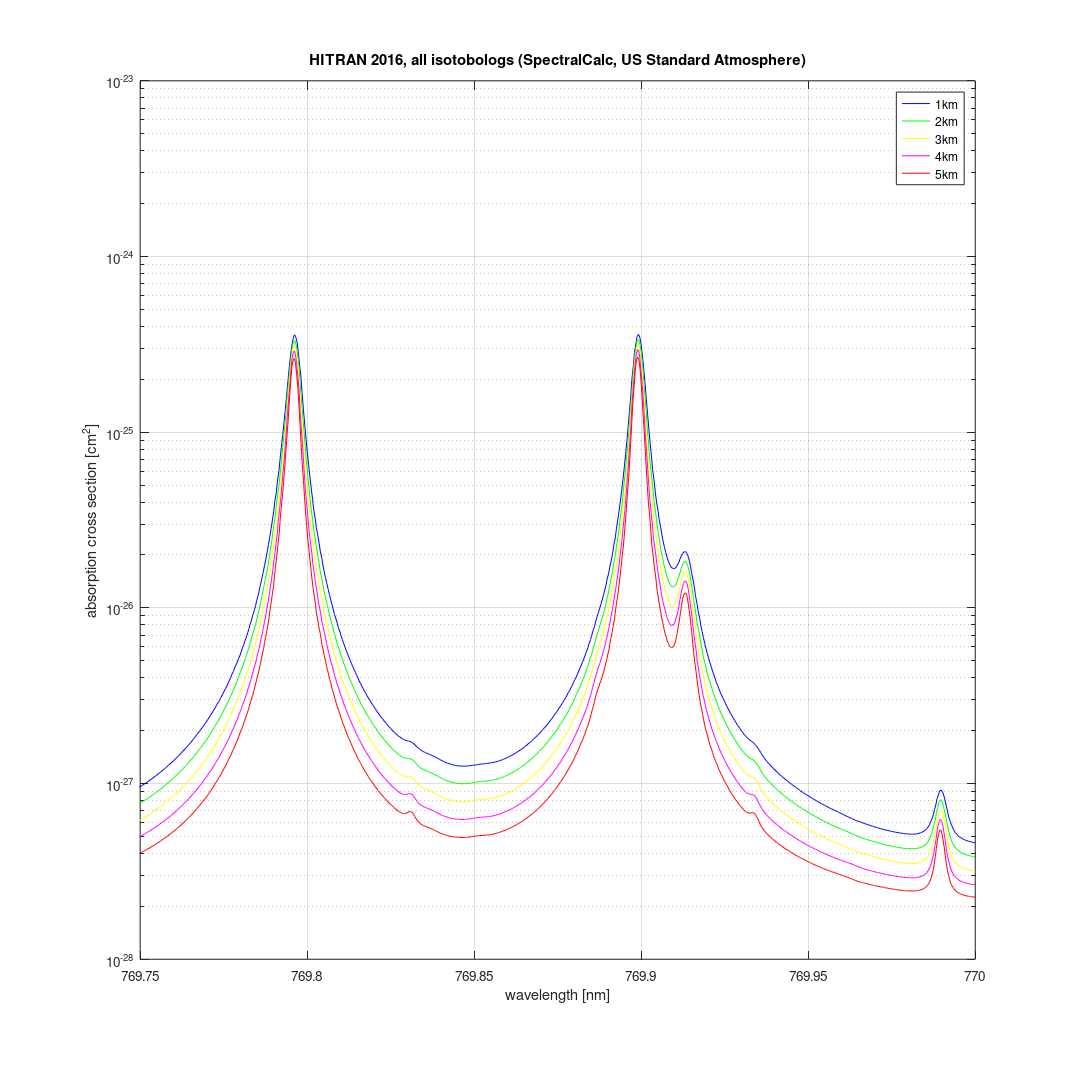
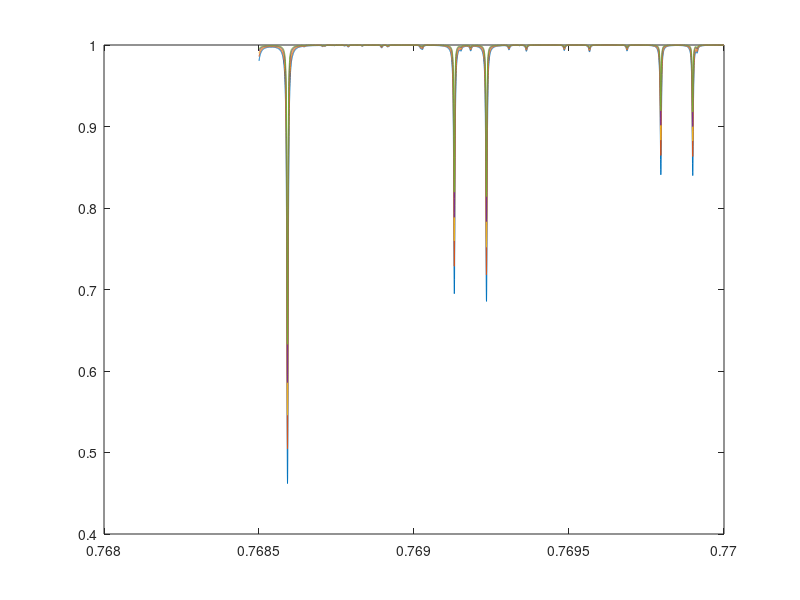
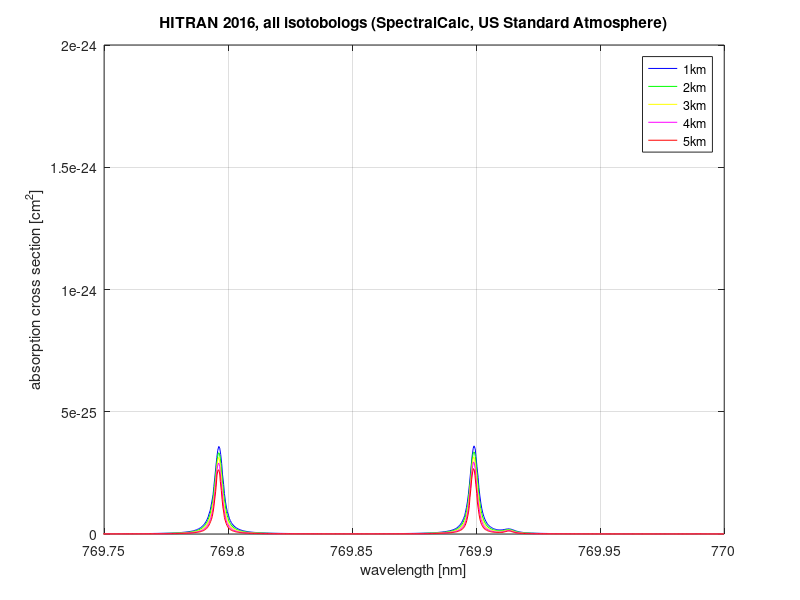

The MATLAB source for these figures, in order:
% created spectral calc data files at specific altitudes from a standard
% atmosphere for 1km path lengths. Convert to absorption cross section
clear all 
close all
load('spectral_calc.mat')

figure(1)
plot(alt_1km(:,1),   alt_1km(:,2)    )
hold on
plot(alt_2km(:,1),   alt_2km(:,2)    )
plot(alt_3km(:,1), alt_3km(:,2)  )
plot(alt_4km(:,1), alt_4km(:,2)  )
plot(alt_5km(:,1), alt_5km(:,2)  )
hold off

% standard atmosphere temperature (K) and pressure (atm) 
T_0km = 288.1; P_0km = 1.000;  
T_1km = 281.7; P_1km = 0.887; 
T_2km = 275.2; P_2km = 0.785; 
T_3km = 268.7; P_3km = 0.692; 
T_4km = 262.2; P_4km = 0.609; 
T_5km = 255.7; P_5km = 0.533; 

% standard atmosphere number density molecules/cm^3
R = 1.362E-28; 
ND_0km = P_0km /(R*T_0km);
ND_1km = P_1km /(R*T_1km);
ND_2km = P_2km /(R*T_2km);
ND_3km = P_3km /(R*T_3km);
ND_4km = P_4km /(R*T_4km);
ND_5km = P_5km /(R*T_5km);

MR = 0.2095;  % oxygen mixing ratio
L = 1000;  % path length (m) used in SpectralCalc 


figure(2)
plot(alt_1km(:,1).*1000,  -1*log(alt_1km(:,2))/L/ND_1km/MR*10000, 'b')
hold on
plot(alt_2km(:,1).*1000,  -1*log(alt_2km(:,2))/L/ND_2km/MR*10000, 'g')
plot(alt_3km(:,1).*1000, -1*log(alt_3km(:,2))/L/ND_3km/MR*10000, 'y')
plot(alt_4km(:,1).*1000, -1*log(alt_4km(:,2))/L/ND_4km/MR*10000, 'm')
plot(alt_5km(:,1).*1000, -1*log(alt_5km(:,2))/L/ND_5km/MR*10000, 'r')
hold off
legend('1km','2km', '3km', '4km', '5km')
xlim([769.75 770])
%xlim([769. 770])
grid on
title('HITRAN 2016, all isotobologs (SpectralCalc, US Standard Atmosphere)')
ylabel('absorption cross section [cm^{2}]')
xlabel('wavelength [nm]') 


figure(3)
semilogy(alt_1km(:,1).*1000,  -1*log(alt_1km(:,2))/L/ND_1km/MR*10000, 'b')
hold on
semilogy(alt_2km(:,1).*1000,  -1*log(alt_2km(:,2))/L/ND_2km/MR*10000, 'g')
semilogy(alt_3km(:,1).*1000, -1*log(alt_3km(:,2))/L/ND_3km/MR*10000, 'y')
semilogy(alt_4km(:,1).*1000, -1*log(alt_4km(:,2))/L/ND_4km/MR*10000, 'm')
semilogy(alt_5km(:,1).*1000, -1*log(alt_5km(:,2))/L/ND_5km/MR*10000, 'r')
hold off
legend('1km','2km', '3km', '4km', '5km')
xlim([769.75 770])
%xlim([769. 770])
grid on
title('HITRAN 2016, all isotobologs (SpectralCalc, US Standard Atmosphere)')
ylabel('absorption cross section [cm^{2}]')
xlabel('wavelength [nm]') 

%cd('/Volumes/documents/WV_DIAL_data/plots/') % point to the directory where data is stored 
%cd('/Users/spuler/Desktop') % point to the directory where data is stor
FigH = figure(3);
%set(gca,'Fontsize',30,'Fontweight','b'); % 
set(FigH, 'PaperUnits', 'points', 'PaperPosition', [1 1 800 800]);
name=strcat('O2_abs_cross_section');
print(FigH, name, '-dpng', '-r300')  
